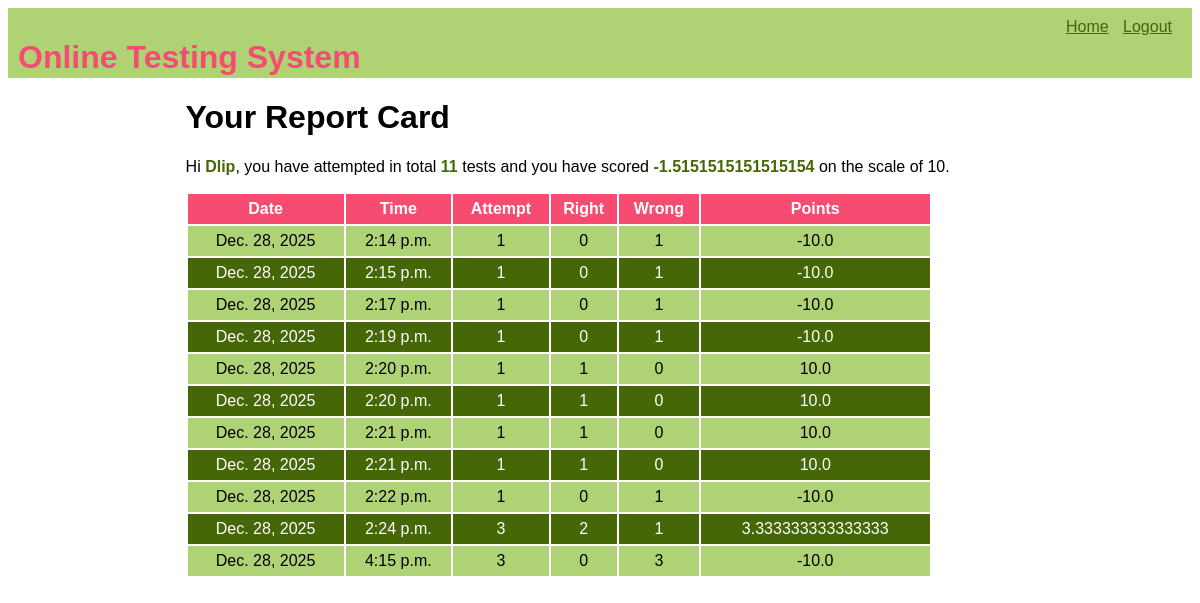
The page /OTS/test-history (signed in) on the database its author committed.
### OTS/models.py (models this page shows, shortened)
class Candidate(models.Model):
    username = models.CharField(primary_key=True, max_length=20)
    password = models.CharField(null=False, max_length=20)
    name = models.CharField(null=False, max_length=30)
    test_attempted = models.IntegerField(default=0)
    points = models.FloatField(default=0.0)

class Result(models.Model):
    resultid = models.BigAutoField(primary_key=True, auto_created=True)
    username = models.ForeignKey(Candidate, on_delete=models.CASCADE)
    date = models.DateField(auto_now=True)
    time = models.TimeField(auto_now=True)
    attempt = models.IntegerField()
    right = models.IntegerField()
    wrong = models.IntegerField()
    points = models.FloatField()

### OTS/views.py (the view)
# urls.py: path("test-history", testResultHistory, name="testHistory"),
def testResultHistory(request):
    if "name" not in request.session.keys():
        res = HttpResponseRedirect("login")
    candidate = Candidate.objects.filter(username=request.session["username"])
    results = Result.objects.filter(username_id=candidate[0].username)
    context = {
        "candidate": candidate[0],
        "results": results,
    }
    res = render(request, "candidate_history.html", context)
    return res

### OTS/templates/candidate_history.html (shortened to what this page needs)
{% extends 'main.html' %}
{% block top %}
  <a href="{% url 'OTS:home' %}">Home</a>
  <a href="{% url 'OTS:logout' %}">Logout</a>
{% endblock %}
{% block content %}
  <h1>Your Report Card</h1>
  <p>Hi <span class="special">{{ candidate.name }}</span>, you have attempted in total <span class="special">{{ candidate.test_attempted }}</span> tests and you have scored <span class="special">{{ candidate.points }}</span> on the scale of 10.</p>
  <table>
    <tr>
      <th>Date</th>
      <th>Time</th>
      <th>Attempt</th>
      <th>Right</th>
      <th>Wrong</th>
      <th>Points</th>
    </tr>
    {% for r in results %}
      <tr>
        <td>{{ r.date }}</td>
        <td>{{ r.time }}</td>
        <td>{{ r.attempt }}</td>
        <td>{{ r.right }}</td>
        <td>{{ r.wrong }}</td>
        <td>{{ r.points }}</td>
      </tr>
    {% endfor %}
  </table>
{% endblock %}

### OTS/templates/main.html (shortened to what this page needs)
<!DOCTYPE html>
<html lang="en">
  {% load static %}
  <head>
    <link rel="stylesheet" href="{% static 'theme.css' %}" />
    <link rel="stylesheet" href="{% static 'formstyle.css' %}" />
    <link rel="stylesheet" href="{% static 'buttonstyle.css' %}" />
  </head>
  <body>
    <div class="top">
      <div class="sitename">
        <h1>Online Testing System</h1>
      </div>
      <div class="menu">
        {% block top %}
        {% endblock %}
      </div>
    </div>
    <div class="content">
      {% block content %}
      {% endblock %}
    </div>
  </body>
</html>

### OTS/static/theme.css (style rules this page uses)
* { font-family: 'Gill Sans', 'Gill Sans MT', Calibri, 'Trebuchet MS', sans-serif; }
.top { height: 50px; background-color: #AFD275; margin-bottom: 20px; padding: 10px; }
.top div.sitename { display: inline-block; color: #F64C72; top: -10px; }
.top div.menu { float: right; }
.top div.menu a { color: #456705; display: inline-block; max-width: 50px; margin-right: 10px; }
.content { width: 70%; margin-left: auto; margin-right: auto; }
table { width: 90%; }
table tr:nth-child(odd) { background-color: #456705; color: white; height: 30px; }
table tr:nth-child(even) { background-color: #AFD275; height: 30px; }
table tr:first-child { background-color: #F64C72; }
table td { text-align: center; }
span.special { color: #456705; font-weight: bold; }

### rows shown on the page
Candidate: name "Dlip", test_attempted "11", points "-1.5151515151515154"
Result: date "Dec. 28, 2025", time "2:14 p.m.", attempt "1", right "0", wrong "1", points "-10.0"
Result: date "Dec. 28, 2025", time "2:15 p.m.", attempt "1", right "0", wrong "1", points "-10.0"
Result: date "Dec. 28, 2025", time "2:17 p.m.", attempt "1", right "0", wrong "1", points "-10.0"
Result: date "Dec. 28, 2025", time "2:19 p.m.", attempt "1", right "0", wrong "1", points "-10.0"
Result: date "Dec. 28, 2025", time "2:20 p.m.", attempt "1", right "1", wrong "0", points "10.0"
Result: date "Dec. 28, 2025", time "2:20 p.m.", attempt "1", right "1", wrong "0", points "10.0"
Result: date "Dec. 28, 2025", time "2:21 p.m.", attempt "1", right "1", wrong "0", points "10.0"
Result: date "Dec. 28, 2025", time "2:21 p.m.", attempt "1", right "1", wrong "0", points "10.0"
Result: date "Dec. 28, 2025", time "2:22 p.m.", attempt "1", right "0", wrong "1", points "-10.0"
Result: date "Dec. 28, 2025", time "2:24 p.m.", attempt "3", right "2", wrong "1", points "3.333333333333333"
Result: date "Dec. 28, 2025", time "4:15 p.m.", attempt "3", right "0", wrong "3", points "-10.0"
